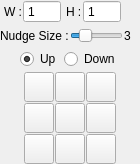
<?xml version="1.0" encoding="UTF-8"?>
<ui version="4.0">
 <class>scaleWidget</class>
 <widget class="QWidget" name="scaleWidget">
  <property name="geometry">
   <rect>
    <x>0</x>
    <y>0</y>
    <width>140</width>
    <height>164</height>
   </rect>
  </property>
  <property name="windowTitle">
   <string>Scale Widget</string>
  </property>
  <layout class="QVBoxLayout" name="verticalLayout">
   <property name="spacing">
    <number>1</number>
   </property>
   <property name="margin">
    <number>0</number>
   </property>
   <item>
    <layout class="QHBoxLayout" name="horizontalLayout">
     <item>
      <widget class="QLabel" name="label">
       <property name="text">
        <string>W :</string>
       </property>
       <property name="indent">
        <number>4</number>
       </property>
      </widget>
     </item>
     <item>
      <widget class="QSpinBox" name="width_spinBox">
       <property name="toolTip">
        <string>Enter width value</string>
       </property>
       <property name="buttonSymbols">
        <enum>QAbstractSpinBox::NoButtons</enum>
       </property>
       <property name="keyboardTracking">
        <bool>false</bool>
       </property>
       <property name="minimum">
        <number>1</number>
       </property>
       <property name="maximum">
        <number>9999</number>
       </property>
      </widget>
     </item>
     <item>
      <widget class="QLabel" name="label_2">
       <property name="text">
        <string>H :</string>
       </property>
       <property name="indent">
        <number>4</number>
       </property>
      </widget>
     </item>
     <item>
      <widget class="QSpinBox" name="height_spinBox">
       <property name="toolTip">
        <string>Enter height value</string>
       </property>
       <property name="buttonSymbols">
        <enum>QAbstractSpinBox::NoButtons</enum>
       </property>
       <property name="keyboardTracking">
        <bool>false</bool>
       </property>
       <property name="minimum">
        <number>1</number>
       </property>
       <property name="maximum">
        <number>9999</number>
       </property>
      </widget>
     </item>
     <item>
      <spacer name="horizontalSpacer_3">
       <property name="orientation">
        <enum>Qt::Horizontal</enum>
       </property>
       <property name="sizeHint" stdset="0">
        <size>
         <width>40</width>
         <height>20</height>
        </size>
       </property>
      </spacer>
     </item>
    </layout>
   </item>
   <item>
    <layout class="QHBoxLayout" name="horizontalLayout_2">
     <item>
      <widget class="QLabel" name="label_3">
       <property name="text">
        <string>Nudge Size :</string>
       </property>
      </widget>
     </item>
     <item>
      <widget class="QSlider" name="nudge_slider">
       <property name="toolTip">
        <string>Change nudge value</string>
       </property>
       <property name="minimum">
        <number>1</number>
       </property>
       <property name="maximum">
        <number>10</number>
       </property>
       <property name="pageStep">
        <number>1</number>
       </property>
       <property name="value">
        <number>3</number>
       </property>
       <property name="orientation">
        <enum>Qt::Horizontal</enum>
       </property>
      </widget>
     </item>
     <item>
      <widget class="QLabel" name="label_4">
       <property name="minimumSize">
        <size>
         <width>16</width>
         <height>0</height>
        </size>
       </property>
       <property name="maximumSize">
        <size>
         <width>16</width>
         <height>16777215</height>
        </size>
       </property>
       <property name="text">
        <string>3</string>
       </property>
       <property name="margin">
        <number>1</number>
       </property>
      </widget>
     </item>
    </layout>
   </item>
   <item>
    <widget class="QWidget" name="scaleOption_widget" native="true">
     <property name="toolTip">
      <string>Choose whether expand or shrink</string>
     </property>
     <layout class="QHBoxLayout" name="scaleOption_layout">
      <property name="spacing">
       <number>3</number>
      </property>
      <property name="margin">
       <number>0</number>
      </property>
      <item>
       <spacer name="horizontalSpacer_4">
        <property name="orientation">
         <enum>Qt::Horizontal</enum>
        </property>
        <property name="sizeHint" stdset="0">
         <size>
          <width>0</width>
          <height>20</height>
         </size>
        </property>
       </spacer>
      </item>
      <item>
       <widget class="QRadioButton" name="scaleUp_radioButton">
        <property name="text">
         <string>Up</string>
        </property>
        <property name="checked">
         <bool>true</bool>
        </property>
       </widget>
      </item>
      <item>
       <widget class="QRadioButton" name="scaleDown_radioButton">
        <property name="text">
         <string>Down</string>
        </property>
       </widget>
      </item>
      <item>
       <spacer name="horizontalSpacer_5">
        <property name="orientation">
         <enum>Qt::Horizontal</enum>
        </property>
        <property name="sizeHint" stdset="0">
         <size>
          <width>0</width>
          <height>20</height>
         </size>
        </property>
       </spacer>
      </item>
     </layout>
    </widget>
   </item>
   <item>
    <layout class="QHBoxLayout" name="horizontalLayout_3">
     <item>
      <spacer name="horizontalSpacer">
       <property name="orientation">
        <enum>Qt::Horizontal</enum>
       </property>
       <property name="sizeHint" stdset="0">
        <size>
         <width>40</width>
         <height>20</height>
        </size>
       </property>
      </spacer>
     </item>
     <item>
      <layout class="QGridLayout" name="gridLayout">
       <property name="spacing">
        <number>1</number>
       </property>
       <item row="1" column="0">
        <widget class="QPushButton" name="scaleLeft_Button">
         <property name="minimumSize">
          <size>
           <width>30</width>
           <height>30</height>
          </size>
         </property>
         <property name="maximumSize">
          <size>
           <width>30</width>
           <height>30</height>
          </size>
         </property>
         <property name="toolTip">
          <string>Scale to left direction</string>
         </property>
         <property name="icon">
          <iconset resource="resources.qrc">
           <normaloff>:/west</normaloff>:/west</iconset>
         </property>
         <property name="iconSize">
          <size>
           <width>24</width>
           <height>24</height>
          </size>
         </property>
        </widget>
       </item>
       <item row="2" column="1">
        <widget class="QPushButton" name="scaleDown_Button">
         <property name="minimumSize">
          <size>
           <width>30</width>
           <height>30</height>
          </size>
         </property>
         <property name="maximumSize">
          <size>
           <width>30</width>
           <height>30</height>
          </size>
         </property>
         <property name="toolTip">
          <string>Scale to bottom direction</string>
         </property>
         <property name="icon">
          <iconset resource="resources.qrc">
           <normaloff>:/south</normaloff>:/south</iconset>
         </property>
         <property name="iconSize">
          <size>
           <width>24</width>
           <height>24</height>
          </size>
         </property>
        </widget>
       </item>
       <item row="2" column="2">
        <widget class="QPushButton" name="scaleDownRight_Button">
         <property name="minimumSize">
          <size>
           <width>30</width>
           <height>30</height>
          </size>
         </property>
         <property name="maximumSize">
          <size>
           <width>30</width>
           <height>30</height>
          </size>
         </property>
         <property name="toolTip">
          <string>Scale to bottom right direction</string>
         </property>
         <property name="icon">
          <iconset resource="resources.qrc">
           <normaloff>:/southeast</normaloff>:/southeast</iconset>
         </property>
         <property name="iconSize">
          <size>
           <width>24</width>
           <height>24</height>
          </size>
         </property>
        </widget>
       </item>
       <item row="2" column="0">
        <widget class="QPushButton" name="scaleDownLeft_Button">
         <property name="minimumSize">
          <size>
           <width>30</width>
           <height>30</height>
          </size>
         </property>
         <property name="maximumSize">
          <size>
           <width>30</width>
           <height>30</height>
          </size>
         </property>
         <property name="toolTip">
          <string>Scale to bottom left direction</string>
         </property>
         <property name="icon">
          <iconset resource="resources.qrc">
           <normaloff>:/southwest</normaloff>:/southwest</iconset>
         </property>
         <property name="iconSize">
          <size>
           <width>24</width>
           <height>24</height>
          </size>
         </property>
        </widget>
       </item>
       <item row="1" column="2">
        <widget class="QPushButton" name="scaleRight_Button">
         <property name="minimumSize">
          <size>
           <width>30</width>
           <height>30</height>
          </size>
         </property>
         <property name="maximumSize">
          <size>
           <width>30</width>
           <height>30</height>
          </size>
         </property>
         <property name="toolTip">
          <string>Scale to right direction</string>
         </property>
         <property name="icon">
          <iconset resource="resources.qrc">
           <normaloff>:/east</normaloff>:/east</iconset>
         </property>
         <property name="iconSize">
          <size>
           <width>24</width>
           <height>24</height>
          </size>
         </property>
        </widget>
       </item>
       <item row="0" column="2">
        <widget class="QPushButton" name="scaleUpRight_Button">
         <property name="minimumSize">
          <size>
           <width>30</width>
           <height>30</height>
          </size>
         </property>
         <property name="maximumSize">
          <size>
           <width>30</width>
           <height>30</height>
          </size>
         </property>
         <property name="toolTip">
          <string>Scale to top right direction</string>
         </property>
         <property name="icon">
          <iconset resource="resources.qrc">
           <normaloff>:/northeast</normaloff>:/northeast</iconset>
         </property>
         <property name="iconSize">
          <size>
           <width>24</width>
           <height>24</height>
          </size>
         </property>
        </widget>
       </item>
       <item row="0" column="1">
        <widget class="QPushButton" name="scaleUp_Button">
         <property name="minimumSize">
          <size>
           <width>30</width>
           <height>30</height>
          </size>
         </property>
         <property name="maximumSize">
          <size>
           <width>30</width>
           <height>30</height>
          </size>
         </property>
         <property name="toolTip">
          <string>Scale to top direction</string>
         </property>
         <property name="icon">
          <iconset resource="resources.qrc">
           <normaloff>:/north</normaloff>:/north</iconset>
         </property>
         <property name="iconSize">
          <size>
           <width>24</width>
           <height>24</height>
          </size>
         </property>
        </widget>
       </item>
       <item row="0" column="0">
        <widget class="QPushButton" name="scaleUpLeft_Button">
         <property name="minimumSize">
          <size>
           <width>30</width>
           <height>30</height>
          </size>
         </property>
         <property name="maximumSize">
          <size>
           <width>30</width>
           <height>30</height>
          </size>
         </property>
         <property name="toolTip">
          <string>Scale to top left direction</string>
         </property>
         <property name="icon">
          <iconset resource="resources.qrc">
           <normaloff>:/northwest</normaloff>:/northwest</iconset>
         </property>
         <property name="iconSize">
          <size>
           <width>24</width>
           <height>24</height>
          </size>
         </property>
        </widget>
       </item>
       <item row="1" column="1">
        <widget class="QToolButton" name="toggleAct_Button">
         <property name="minimumSize">
          <size>
           <width>30</width>
           <height>30</height>
          </size>
         </property>
         <property name="maximumSize">
          <size>
           <width>30</width>
           <height>30</height>
          </size>
         </property>
         <property name="toolTip">
          <string>Toggle expand/shrink</string>
         </property>
         <property name="icon">
          <iconset resource="resources.qrc">
           <normaloff>:/plusMinus</normaloff>:/plusMinus</iconset>
         </property>
         <property name="iconSize">
          <size>
           <width>24</width>
           <height>24</height>
          </size>
         </property>
        </widget>
       </item>
      </layout>
     </item>
     <item>
      <spacer name="horizontalSpacer_2">
       <property name="orientation">
        <enum>Qt::Horizontal</enum>
       </property>
       <property name="sizeHint" stdset="0">
        <size>
         <width>40</width>
         <height>20</height>
        </size>
       </property>
      </spacer>
     </item>
    </layout>
   </item>
  </layout>
 </widget>
 <tabstops>
  <tabstop>width_spinBox</tabstop>
  <tabstop>height_spinBox</tabstop>
  <tabstop>nudge_slider</tabstop>
  <tabstop>scaleUp_radioButton</tabstop>
  <tabstop>scaleDown_radioButton</tabstop>
  <tabstop>scaleUpLeft_Button</tabstop>
  <tabstop>scaleUp_Button</tabstop>
  <tabstop>scaleUpRight_Button</tabstop>
  <tabstop>scaleLeft_Button</tabstop>
  <tabstop>scaleRight_Button</tabstop>
  <tabstop>scaleDownLeft_Button</tabstop>
  <tabstop>scaleDown_Button</tabstop>
  <tabstop>scaleDownRight_Button</tabstop>
  <tabstop>toggleAct_Button</tabstop>
 </tabstops>
 <resources>
  <include location="resources.qrc"/>
 </resources>
 <connections>
  <connection>
   <sender>nudge_slider</sender>
   <signal>valueChanged(int)</signal>
   <receiver>label_4</receiver>
   <slot>setNum(int)</slot>
   <hints>
    <hint type="sourcelabel">
     <x>100</x>
     <y>36</y>
    </hint>
    <hint type="destinationlabel">
     <x>132</x>
     <y>33</y>
    </hint>
   </hints>
  </connection>
 </connections>
</ui>
